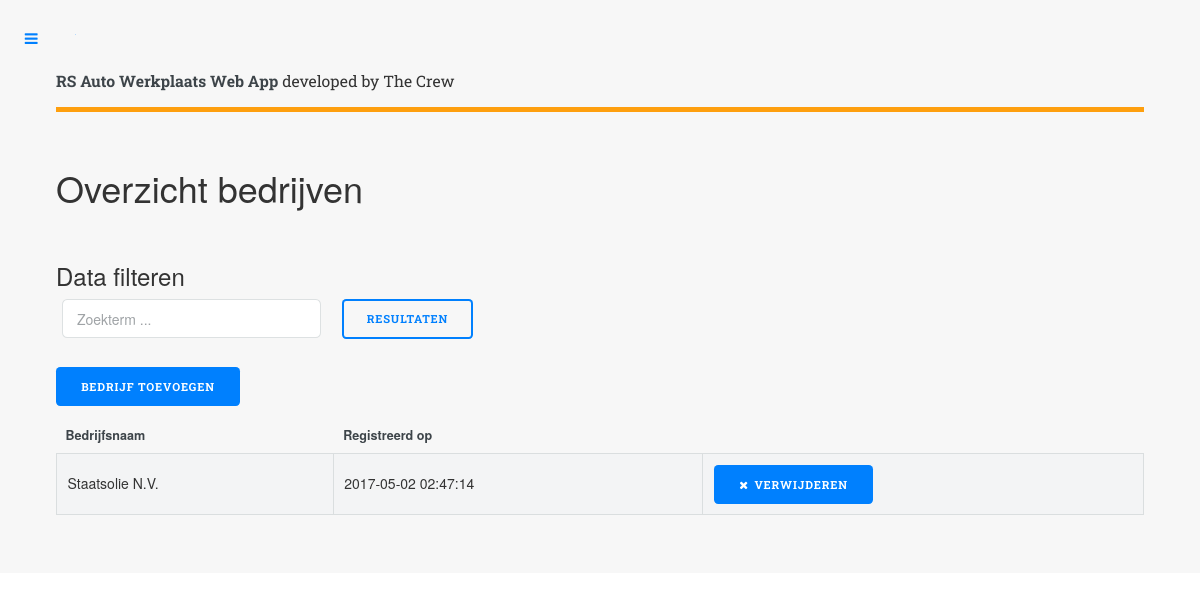
/overview_companies.php, run on an earlier commit of the app's database.
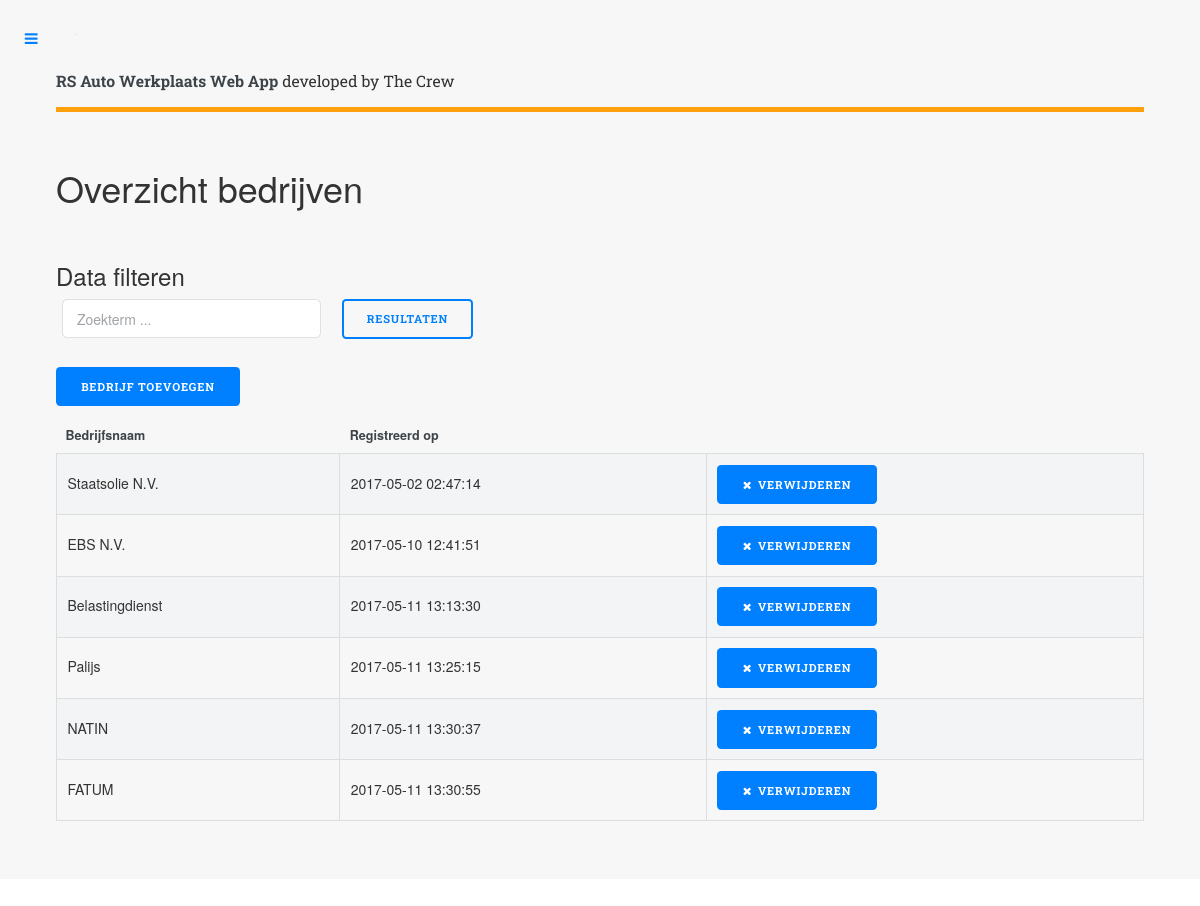
And on a later commit of the database.
### tables this page shows
CREATE TABLE `companies` (
  `id` int(11) NOT NULL AUTO_INCREMENT,
  `name` varchar(45) NOT NULL,
  `address` varchar(255) NOT NULL,
  `phone` varchar(255) NOT NULL,
  `email` varchar(255) NOT NULL,
  `created_at` timestamp NOT NULL DEFAULT CURRENT_TIMESTAMP,
  PRIMARY KEY (`id`)
);

### overview_companies.php (the view, shortened to what this page needs)
<?php
	require 'includes/head.php';
	require 'backend/db.php';
?>
<div id="wrapper">
		<div id="main">
			<div class="inner">
					<?php
						require 'includes/header.php';
					?>
					<section>
						<header class="main">
							<h1>Overzicht bedrijven</h1>
						</header>
						<div class="row 200%">
							<div class="12u 12u$(medium)">
								<h3>Data filteren</h3>
								<form method="POST" action="<?php echo $_SERVER['PHP_SELF']; ?>">
									<div class="row">
										<div class="3u 12u$(xsmall)">
											<input name="term" value="" placeholder="Zoekterm ..." type="text">
										</div>
										<div class="1u 12u$(xsmall)">
											<button class="button" name="searchTerm" type="submit">Resultaten</button>
										</div>
									</div>
								</form>
								<a href="add_company.php" class="button special">Bedrijf toevoegen</a>
									<br><br>
								<div class="table-wrapper">
									<table class="alt">
										<thead id="thead">
											<tr>
												<th>Bedrijfsnaam</th>
												<th>Registreerd op</th>
												<th></th>
											</tr>
										</thead>
										<tbody>
						<?php
							if(isset($_POST['searchTerm']) && !empty($_POST['term'])) {
								$term = $_POST['term'];
								$sql = "SELECT * FROM companies WHERE name LIKE '%$term%'";
								$query = $conn->query($sql);
								if($query->num_rows == 0) {
									echo '<div class="box"><p>Foutmelding komt hierin. <b>Check dit</b></p></div>';
									$style = 'none';
								}
								while ($result = $query->fetch_assoc()) {
									$id = $result['id'];
									$name = $result['name'];
									$created_at = $result['created_at'];
						?>
									<tr>
										<td><?php echo $name; ?></td>
										<td><?php echo $created_at; ?></td>
										<td><a href="delete.company('<?php echo $id.' \', \''.$name ?>')" class="button special icon fa-times">Verwijderen</a></td>
									</tr>
						<?php
								}
							} else {
								$sql = "SELECT * FROM companies";
								$query = $conn->query($sql);
								while ($result = $query->fetch_assoc()) {
									$id = $result['id'];
									$name = $result['name'];
									$created_at = $result['created_at'];
						?>
									<tr>
										<td><?php echo $name; ?></td>
										<td><?php echo $created_at; ?></td>
										<td><a onclick="remove.company('<?php echo $id.' \', \''.$name ?>')" class="button special icon fa-times">Verwijderen</a></td>
									</tr>
						<?php
									}
							}
						?>
										</tbody>
									</table>
								</div>
							</div>
						</div>
					</section>
			</div>
		</div>
</div>
<?php
	require 'includes/foot.php';
?>

### includes/head.php (shortened to what this page needs)
<!DOCTYPE HTML>
<html>
	<head>
		<link rel="stylesheet" href="assets/css/sweetalert2.min.css">
		<link rel="stylesheet" href="assets/css/jquery-ui.min.css" />
		<link rel="stylesheet" href="assets/css/main.css" />
		<link rel="stylesheet" href="assets/css/my_css.css" />
		<link rel="stylesheet" href="assets/css/AdminLTE.min.css">
		<link rel="stylesheet" href="assets/css/bootstrap.min.css">
	</head>
	<body>

### includes/header.php
<header id="header">
	<a href="#" class="logo"><strong>RS Auto Werkplaats Web App</strong> developed by The Crew</a>
</header>

### includes/foot.php (shortened to what this page needs)
	</body>
</html>

### assets/css/my_css.css (style rules this page uses)
.inner { background: #F7F7F7; }

What changed in the data, as far as the page shows it:
added companies: name "EBS N.V.", created_at "2017-05-10 12:41:51"
added companies: name "Belastingdienst", created_at "2017-05-11 13:13:30"
added companies: name "Palijs", created_at "2017-05-11 13:25:15"
added companies: name "NATIN", created_at "2017-05-11 13:30:37"
added companies: name "FATUM", created_at "2017-05-11 13:30:55"
